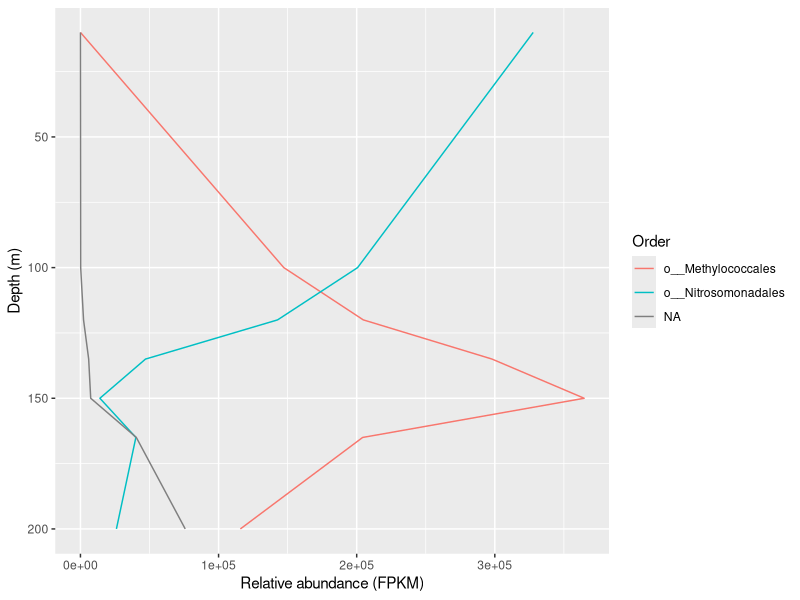
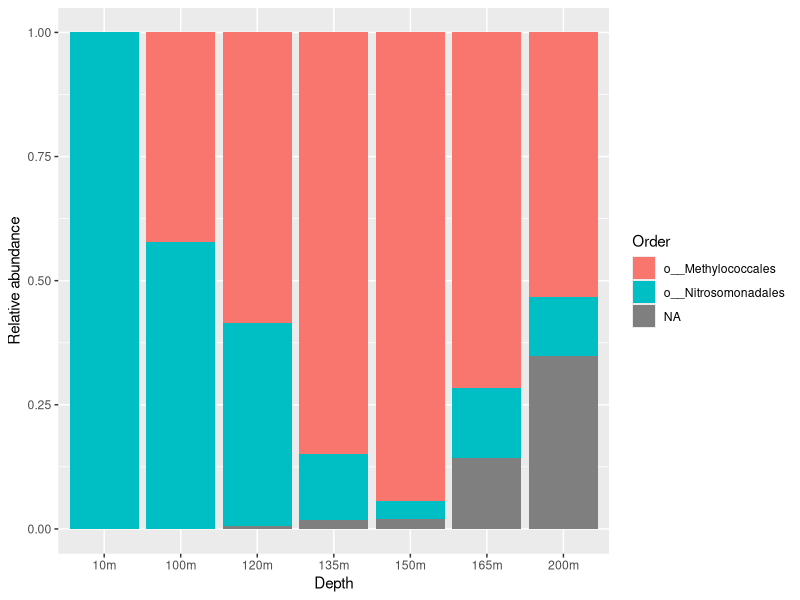
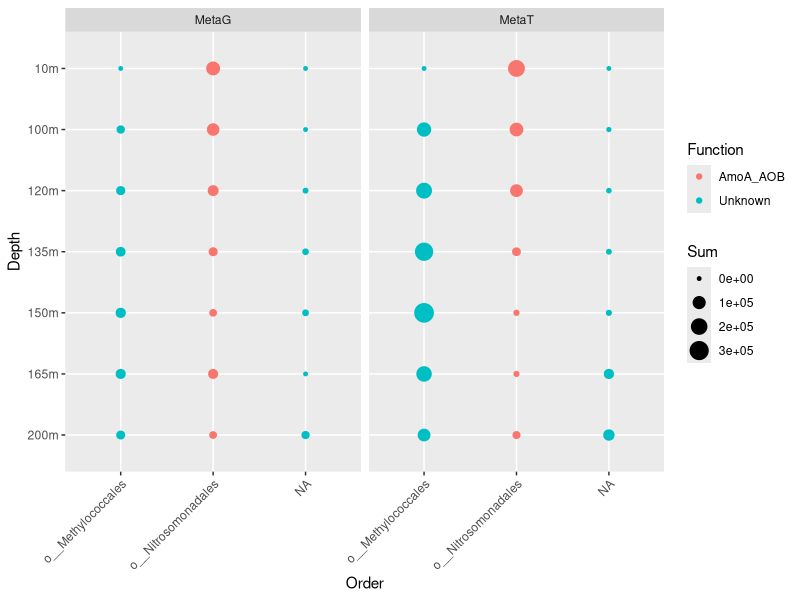
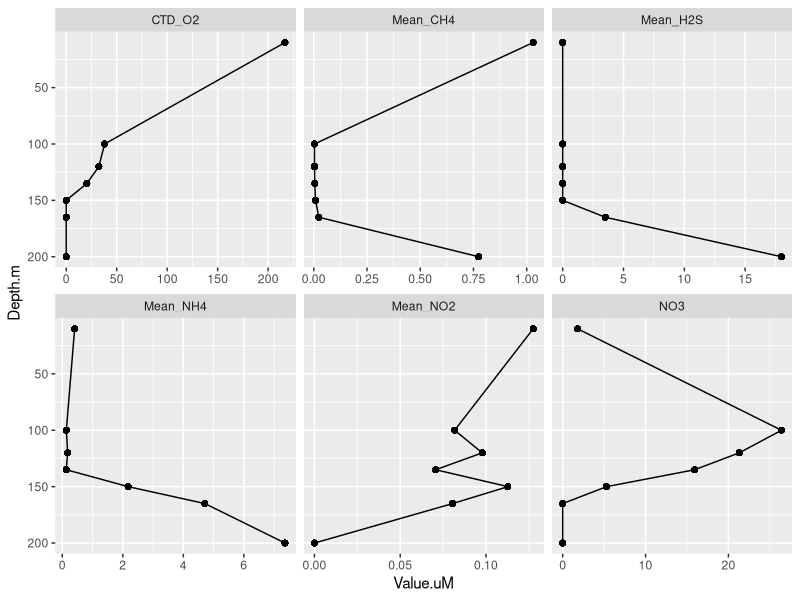
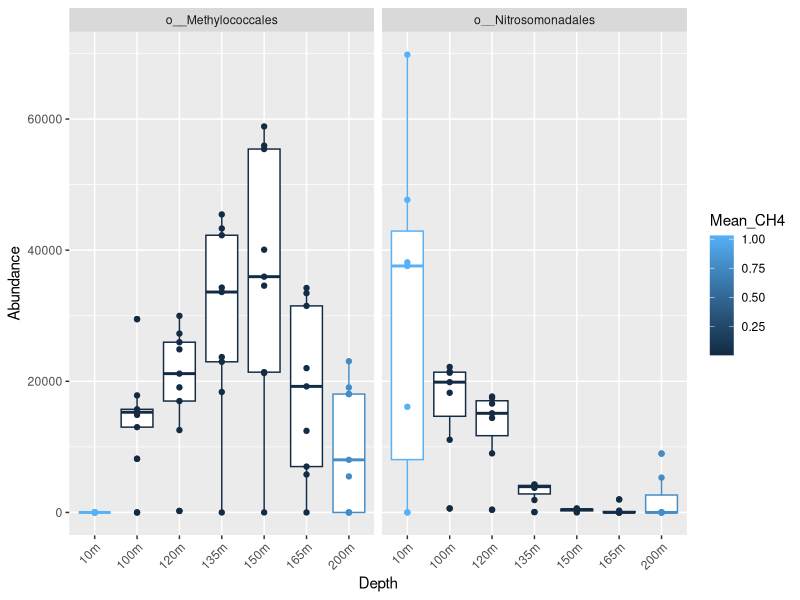

Reproduce these figures in R, in order.
## ---- chunk 1
knitr::opts_chunk$set(eval = FALSE)
## ---- chunk 2
library(ggplot2)
library(dplyr)
library(tidyr)
## ---- chunk 3
ts_dat <- read.table(file="data/extra_annotated_marker_contig_map.tsv",
                     header=TRUE,
                     sep="\t", quote="")
## ---- chunk 4
ts_df <- ts_dat %>%
  filter(Marker == "XmoA")
## ---- chunk 5
ts_df <- ts_df %>%
  filter(Marker %in% c("XmoA", "PmoA", "AmoA"))
## ---- chunk 6
taxa_ranks <- c("Root", "Domain", "Phylum", "Class",
                "Order", "Family", "Genus", "Species")
ts_df <- ts_df %>%
  separate(col = Taxonomy,
           into = taxa_ranks,
           sep = "; ", fill = "right", remove = T)
## ---- chunk 7
ts_df <- ts_df %>% 
  mutate(Sample = gsub("_pe", "_MetaG", Sample)) %>% 
  separate(col = Sample,
           into = c("Cruise", "Depth", "SeqType"),
           extra = "drop")
## ---- chunk 8
ts_df <- ts_df %>%
  mutate(Depth.m = as.numeric(gsub('m', '', Depth))) %>% 
  mutate(Cruise = as.numeric(gsub('SI0', '', Cruise)))
## ---- chunk 9
geochem_df <- read.table("data/Saanich_TimeSeries_Chemical_DATA.csv",
                          header=TRUE, sep=',') %>% 
  filter(Cruise == 72) %>% 
  select(Cruise, Depth,
         CTD_O2, NO3,
         Mean_NH4, Mean_NO2, Mean_H2S, Mean_CH4) %>% 
  mutate(Mean_CH4 = Mean_CH4*1E-3) %>% 
  mutate(across(.fns=as.numeric))
## ---- chunk 10
ts_geo_df <- left_join(ts_df,
                       geochem_df,
                       by=c("Cruise",
                            "Depth.m" = "Depth"))
## ---- chunk 11
ts_geo_df %>%
  group_by(Depth.m, Order) %>%
  summarise(sum = sum(Abundance)) %>%
  ungroup() %>%
  ggplot(aes(x=Depth.m, y=sum, colour=Order)) +
  coord_flip() +
  scale_x_reverse() +
  geom_line() +
  labs(x="Depth (m)",
       y="Relative abundance (FPKM)")
## ---- chunk 12
ts_geo_df %>% 
  group_by(Depth, Depth.m) %>% 
  mutate(Proportion = Abundance/sum(Abundance)) %>% 
  group_by(Depth, Depth.m, Order) %>% 
  summarise(sum = sum(Proportion)) %>% 
  ungroup() %>% 
  mutate(Depth = reorder(Depth, Depth.m)) %>% 
  ggplot(aes(x=Depth, y=sum, fill=Order)) +
  geom_bar(stat = "identity") +
  labs(x="Depth",
       y="Relative abundance")

## ---- chunk 13
ts_geo_df %>% 
  group_by(Depth, Depth.m, SeqType, Order, Function) %>% 
  summarise(Sum = sum(Abundance)) %>% 
  ungroup() %>%
  mutate(Depth = reorder(Depth, desc(Depth.m))) %>% 
  ggplot(aes(x=Depth, y=Order, colour=Function)) +
  coord_flip() +
  facet_wrap(~SeqType) +
  geom_point(aes(size=Sum)) +
  theme(axis.text.x = element_text(angle = 45, hjust = 1))
## ---- chunk 14
ts_geo_df %>% 
  pivot_longer(cols=c(starts_with("Mean"), NO3, CTD_O2),
               values_to = "Value.uM",
               names_to = "Molecule") %>%
  ggplot(aes(x=Depth.m, y=Value.uM)) +
  geom_point() +
  geom_line() +
  facet_wrap(~Molecule, scales = "free_x") +
  coord_flip() +
  scale_x_reverse()
## ---- chunk 15
ts_geo_df %>%
  filter(SeqType=="MetaT") %>%
  filter(!is.na(Order)) %>% 
  mutate(Depth = reorder(Depth, Depth.m)) %>% 
  ggplot(aes(x=Depth, y=Abundance, colour=Mean_CH4)) +
  facet_wrap(~Order) +
  geom_boxplot() +
  geom_point() +
  theme(axis.text.x = element_text(angle = 45, hjust = 1))
## ---- chunk 16
# Reset code chunk settings to `default_chunk_options` (defined in `index.Rmd`)
# knitr::opts_chunk$set(default_chunk_options)
